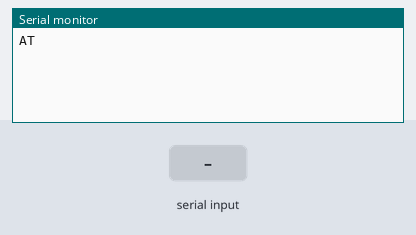
The sketch below on a simulated Arduino Uno, built with avr-gcc and run on an emulated ATmega328P. Shown: the last lines printed to the serial monitor. The test bench sets the inputs (shaded band).

Above: at 7.1 s.
7.2 s: "1" received over Serial
At 7.9 s:
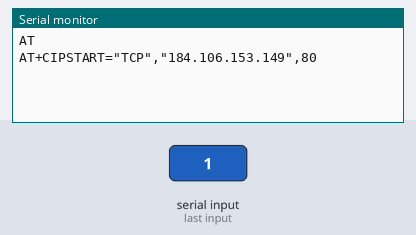
At 11.8 s:
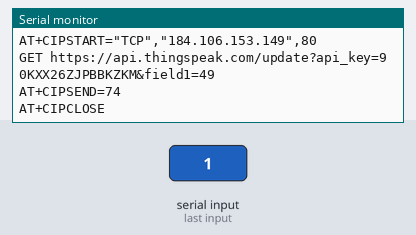

Measured:
- after the input at 7.2 s, the serial monitor: prints a new line at once (image 1)

The sketch:

IOT_Update_Code.ino
```cpp
#include <stdlib.h>
/*-----------------ESP8266 Serial WiFi Module---------------*/
#define SSID "Harish"      // "SSID-WiFiname"
#define PASS "harish1234"       // "password"
#define IP "184.106.153.149"// thingspeak.com ip
String msg = "GET https://api.thingspeak.com/update?api_key=90KXX26ZJPBBKZKM"; //change it with your key...
/*-----------------------------------------------------------*/
int error;
void setup() {
  // put your setup code here, to run once:
  Serial.begin(9600); //or use default 115200.
  Serial.println("AT");
  delay(5000);
  if(Serial.find("OK")){
    connectWiFi();
  }
}

void loop() {
  // put your main code here, to run repeatedly:
  if (Serial.available()>0)
  {
    int data=Serial.read();
String cmd = "AT+CIPSTART=\"TCP\",\"";
  cmd += IP;
  cmd += "\",80";
  Serial.println(cmd);
  delay(2000);
  if(Serial.find("Error")){
    return;
  }
  cmd = msg ;
  cmd += "&field1=";     //field 1 for temperature

  cmd +=data;
  cmd += "\r\n";
  Serial.print(cmd);
  Serial.print("AT+CIPSEND=");
  Serial.println(cmd.length());
  if(Serial.find(">")){
    Serial.print(cmd);
  }
  else{
    Serial.println("AT+CIPCLOSE");
    //Resend...
    error=1;
  }
}
}
boolean connectWiFi(){
  Serial.println("AT+CWMODE=1");
  delay(2000);
  String cmd="AT+CWJAP=\"";
  cmd+=SSID;
  cmd+="\",\"";
  cmd+=PASS;
  cmd+="\"";
  Serial.println(cmd);
  delay(5000);
  if(Serial.find("OK")){
    return true;
  }else{
    return false;
  }
}
```
